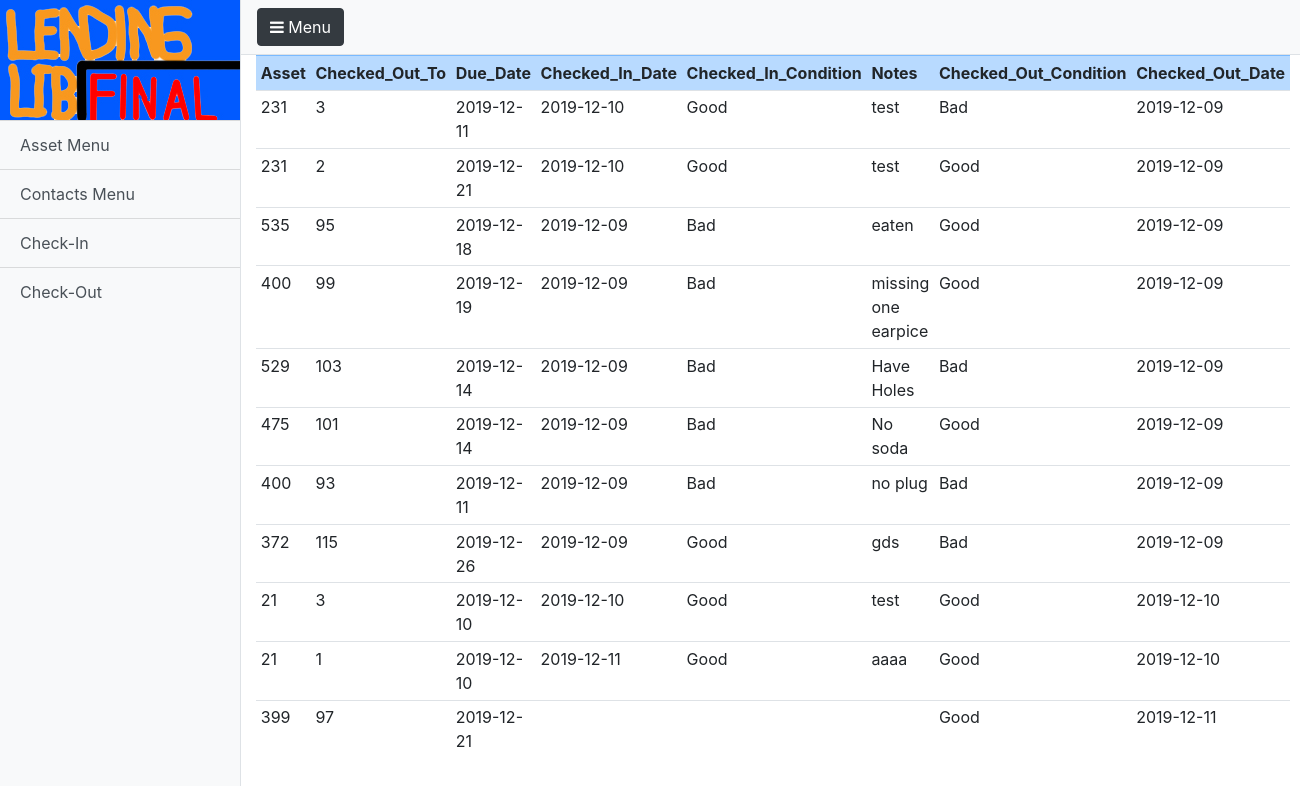
Screenshot of /lendinglibrary-201700143/assetlendinghist.php with the database file from the repository.
### tables this page shows
CREATE TABLE `Transactions` (
  `TransactionID` int(11) NOT NULL AUTO_INCREMENT,
  `Asset` int(11) NOT NULL,
  `Checked_Out_To` int(11) NOT NULL,
  `Due_Date` date DEFAULT NULL,
  `Checked_In_Date` date DEFAULT NULL,
  `Checked_In_Condition` varchar(45) DEFAULT NULL,
  `Notes` varchar(500) DEFAULT NULL,
  `Checked_Out_Condition` varchar(45) DEFAULT NULL,
  `Checked_Out_Date` date DEFAULT NULL,
  PRIMARY KEY (`TransactionID`),
  KEY `fk_Transactions_Contacts1_idx` (`Checked_Out_To`) /*!80000 INVISIBLE */,
  KEY `fk_asset` (`Asset`),
  CONSTRAINT `fk_Transactions_Contacts1` FOREIGN KEY (`Checked_Out_To`) REFERENCES `Contacts` (`ID`),
  CONSTRAINT `fk_asset_id` FOREIGN KEY (`Asset`) REFERENCES `Assets` (`ID_number`)
);

### lendinglibrary-201700143/assetlendinghist.php (the view, shortened to what this page needs)
<!DOCTYPE html>
<html lang="en">
<head>
    <link href="vendor/bootstrap/css/bootstrap.min.css" rel="stylesheet">
    <link href="css/simple-sidebar.css" rel="stylesheet">
    <link rel="stylesheet" href="https://cdnjs.cloudflare.com/ajax/libs/font-awesome/4.7.0/css/font-awesome.min.css">
    <link href="J:\bootstrap\bootstrap-3.3.6-dist\css\bootstrap.min.css" rel="stylesheet" type="text/css">
    <link href="J:\bootstrap\bootstrap-3.3.6-dist\css\cutom.css" rel="stylesheet" type="text/css">
</head>
<body>
<div class="d-flex" id="wrapper">
    <div class="bg-light border-right" id="sidebar-wrapper">
        <?php include ("includes/sidebar.php") ?>
    </div>
    <div id="page-content-wrapper">
        <nav class="navbar navbar-expand-lg navbar-light bg-light border-bottom">
            <button class="btn btn-dark" id="menu-toggle"><i class="fa fa-bars"></i>  Menu</button>
        </nav>
        <div class="container-fluid  ">
            <?php
            require ('includes/db.inc.php');
            $sql = "SELECT * FROM Transactions";
            $result = $conn->query($sql);
            if ($result->num_rows > 0) {
                echo '<table class ="table table-sm">
                    <tr class="table-primary"><th scope="col">Asset</th><th scope="col">Checked_Out_To</th><th scope="col">Due_Date</th><th scope="col">Checked_In_Date</th><th scope="col">Checked_In_Condition</th><th scope="col">Notes</th><th scope="col">Checked_Out_Condition</th><th scope="col">Checked_Out_Date</th>';
                while ($row = $result->fetch_assoc()) {
                    echo'<tr><td>' . $row['Asset'] . '</td><td>' . $row['Checked_Out_To'] . '</td><td>' . $row['Due_Date'] . '</td><td>' . $row['Checked_In_Date'] . '</td><td>' . $row['Checked_In_Condition'] . '</td><td>' . $row['Notes'] . '</td><td>' . $row['Checked_Out_Condition'] . '</td><td>' . $row['Checked_Out_Date'] . '</td></tr>';}
                echo '</table>';
            }
            else {
                echo "0 results";
            }
            ?>
        </div>
    </div>
</div>
</body>
</html>

### lendinglibrary-201700143/includes/sidebar.php
<a class="sidebar-brand" href="index.php">
    <img src="/lendinglibrary-201700143/img/Final-Project.jpg" width="240" height="120" class="d-inline-block align-top" alt="brand-logo.png">
</a>
<div class="list-group list-group-flush ">
    <a href="assetopt.php" class="list-group-item list-group-item-action bg-light">Asset Menu</a>
    <a href="contactopt.php" class="list-group-item list-group-item-action bg-light">Contacts Menu</a>
    <a href="checkin.php" class="list-group-item list-group-item-action bg-light">Check-In</a>
    <a href="checkout.php" class="list-group-item list-group-item-action bg-light">Check-Out</a>
</div>

### lendinglibrary-201700143/css/simple-sidebar.css (style rules this page uses)
body { overflow-x: hidden; }
#sidebar-wrapper { min-height: 100vh; margin-left: -15rem; -webkit-transition: margin .25s ease-out; -moz-transition: margin .25s ease-out; -o-transition: margin .25s ease-out; transition: margin .25s ease-out; }
#sidebar-wrapper .list-group { width: 15rem; }
#page-content-wrapper { min-width: 100vw; }
@media (min-width: 768px) { #sidebar-wrapper { margin-left: 0; } }
@media (min-width: 768px) { #page-content-wrapper { min-width: 0; width: 100%; } }

### rows the page displays
transactions: Asset "231", Checked_Out_To "3", Due_Date "2019-12-11", Checked_In_Date "2019-12-10", Checked_In_Condition "Good", Notes "test", Checked_Out_Condition "Bad", Checked_Out_Date "2019-12-09"
transactions: Asset "231", Checked_Out_To "2", Due_Date "2019-12-21", Checked_In_Date "2019-12-10", Checked_In_Condition "Good", Notes "test", Checked_Out_Condition "Good", Checked_Out_Date "2019-12-09"
transactions: Asset "535", Checked_Out_To "95", Due_Date "2019-12-18", Checked_In_Date "2019-12-09", Checked_In_Condition "Bad", Notes "eaten", Checked_Out_Condition "Good", Checked_Out_Date "2019-12-09"
transactions: Asset "400", Checked_Out_To "99", Due_Date "2019-12-19", Checked_In_Date "2019-12-09", Checked_In_Condition "Bad", Notes "missing one earpice", Checked_Out_Condition "Good", Checked_Out_Date "2019-12-09"
transactions: Asset "529", Checked_Out_To "103", Due_Date "2019-12-14", Checked_In_Date "2019-12-09", Checked_In_Condition "Bad", Notes "Have Holes", Checked_Out_Condition "Bad", Checked_Out_Date "2019-12-09"
transactions: Asset "475", Checked_Out_To "101", Due_Date "2019-12-14", Checked_In_Date "2019-12-09", Checked_In_Condition "Bad", Notes "No soda", Checked_Out_Condition "Good", Checked_Out_Date "2019-12-09"
transactions: Asset "400", Checked_Out_To "93", Due_Date "2019-12-11", Checked_In_Date "2019-12-09", Checked_In_Condition "Bad", Notes "no plug", Checked_Out_Condition "Bad", Checked_Out_Date "2019-12-09"
transactions: Asset "372", Checked_Out_To "115", Due_Date "2019-12-26", Checked_In_Date "2019-12-09", Checked_In_Condition "Good", Notes "gds", Checked_Out_Condition "Bad", Checked_Out_Date "2019-12-09"
transactions: Asset "21", Checked_Out_To "3", Due_Date "2019-12-10", Checked_In_Date "2019-12-10", Checked_In_Condition "Good", Notes "test", Checked_Out_Condition "Good", Checked_Out_Date "2019-12-10"
transactions: Asset "21", Checked_Out_To "1", Due_Date "2019-12-10", Checked_In_Date "2019-12-11", Checked_In_Condition "Good", Notes "aaaa", Checked_Out_Condition "Good", Checked_Out_Date "2019-12-10"
transactions: Asset "399", Checked_Out_To "97", Due_Date "2019-12-21", Checked_Out_Condition "Good", Checked_Out_Date "2019-12-11"
